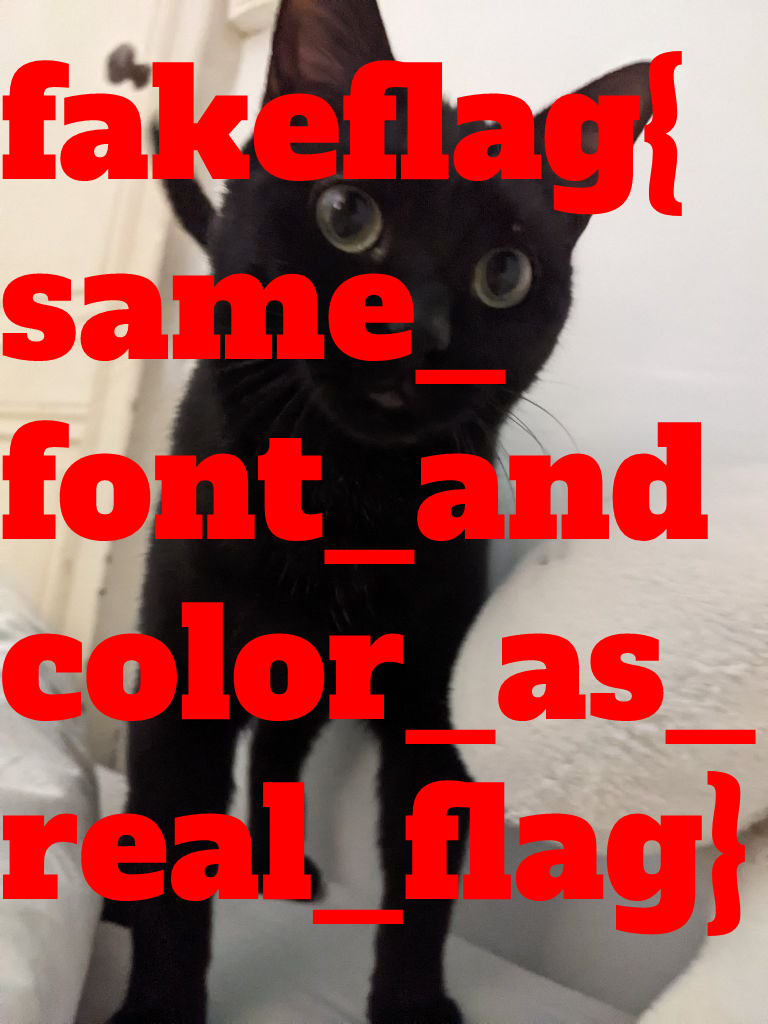
#> input picture mokersee/challenge/images/flag.png, 768 x 1024 px, found by its file name
$ python peano.py
#> lines starting #> are read from the running program, lines starting #| are printed output that depends on the picture
from PIL import Image

step = 10
angle = 1
x = 0
y = -1
inpx = 0
inpy = 0

width, height = 729, 729
inpimage = Image.open("flag.png")
#> inpimage is the input picture: PIL image 768x1024 RGB; mean R, G, B 164.6, 89.6, 85.6
image = Image.new("RGB", (width, height), "white")
#> image: PIL image 729x729 RGB; every value is 255

def put_pixel():
    global inpimage, inpx, inpy, width, height
    d = inpimage.getpixel((inpx, inpy))
#> d = (239, 226, 210)
    image.putpixel((x, y), d)
    inpx += 1
    if inpx >= width:
        inpx = 0
        inpy += 1

# https://commons.wikimedia.org/wiki/File:Peano_curve_square_order.svg
def draw():
    global angle, x, y, image
    angle %= 4
    if angle == 0:
        x += 1
    elif angle == 1:
        y -= 1
    elif angle == 2:
        x -= 1
    elif angle == 3:
        y += 1

    put_pixel()

def fractal(depth, divided_angle):
    global angle
    if depth <= 0:
        return
    depth -= 1
    fractal(depth, divided_angle)
    draw()
    fractal(depth, -divided_angle)
    draw()
    fractal(depth, divided_angle)
    angle += divided_angle
    draw()
    angle += divided_angle
    fractal(depth, -divided_angle)
    draw()
    fractal(depth, divided_angle)
    draw()
    fractal(depth, -divided_angle)
    angle -= divided_angle
    draw()
    angle -= divided_angle
    fractal(depth, divided_angle)
    draw()
    fractal(depth, -divided_angle)
    draw()
    fractal(depth, divided_angle)

put_pixel()
fractal(6, 3)

image.save("chal.png")
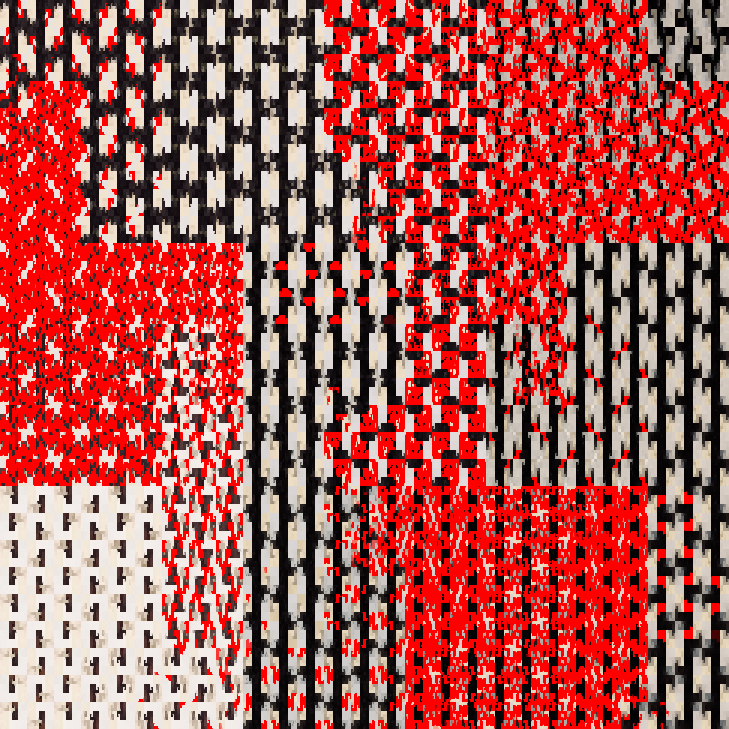
#> saved as chal.png: PIL image 729x729 RGB; mean R, G, B 170.9, 87.3, 83.2

$ run again, with mokersee/challenge/images/moker.png copied over mokersee/challenge/images/flag.png
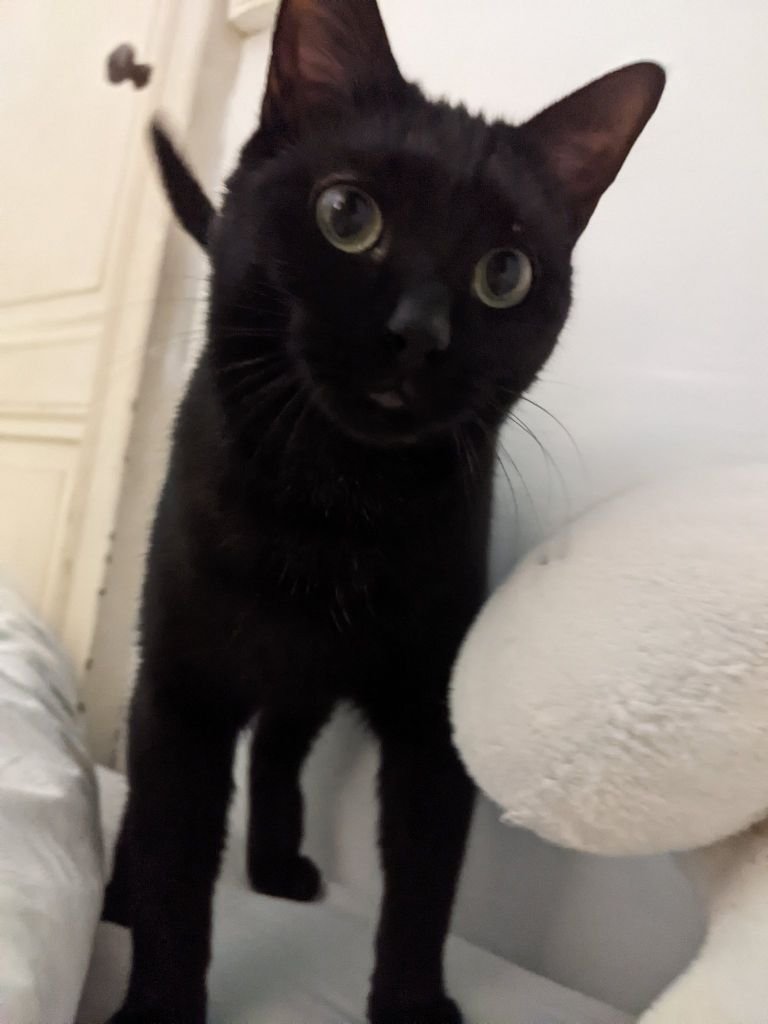
#> input picture mokersee/challenge/images/moker.png, 768 x 1024 px, found by its file name
#> inpimage is the input picture: PIL image 768x1024 RGB; mean R, G, B 126.3, 119.2, 113.5
#> d = (239, 226, 210)
#> `image.save("chal.png")`:
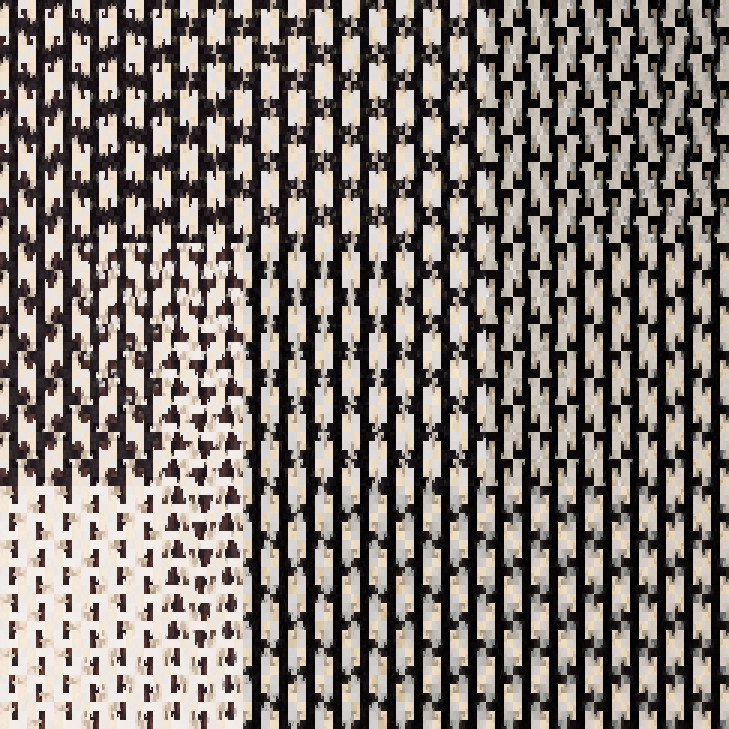
#> saved as chal.png: PIL image 729x729 RGB; mean R, G, B 129.9, 121.9, 115.7
